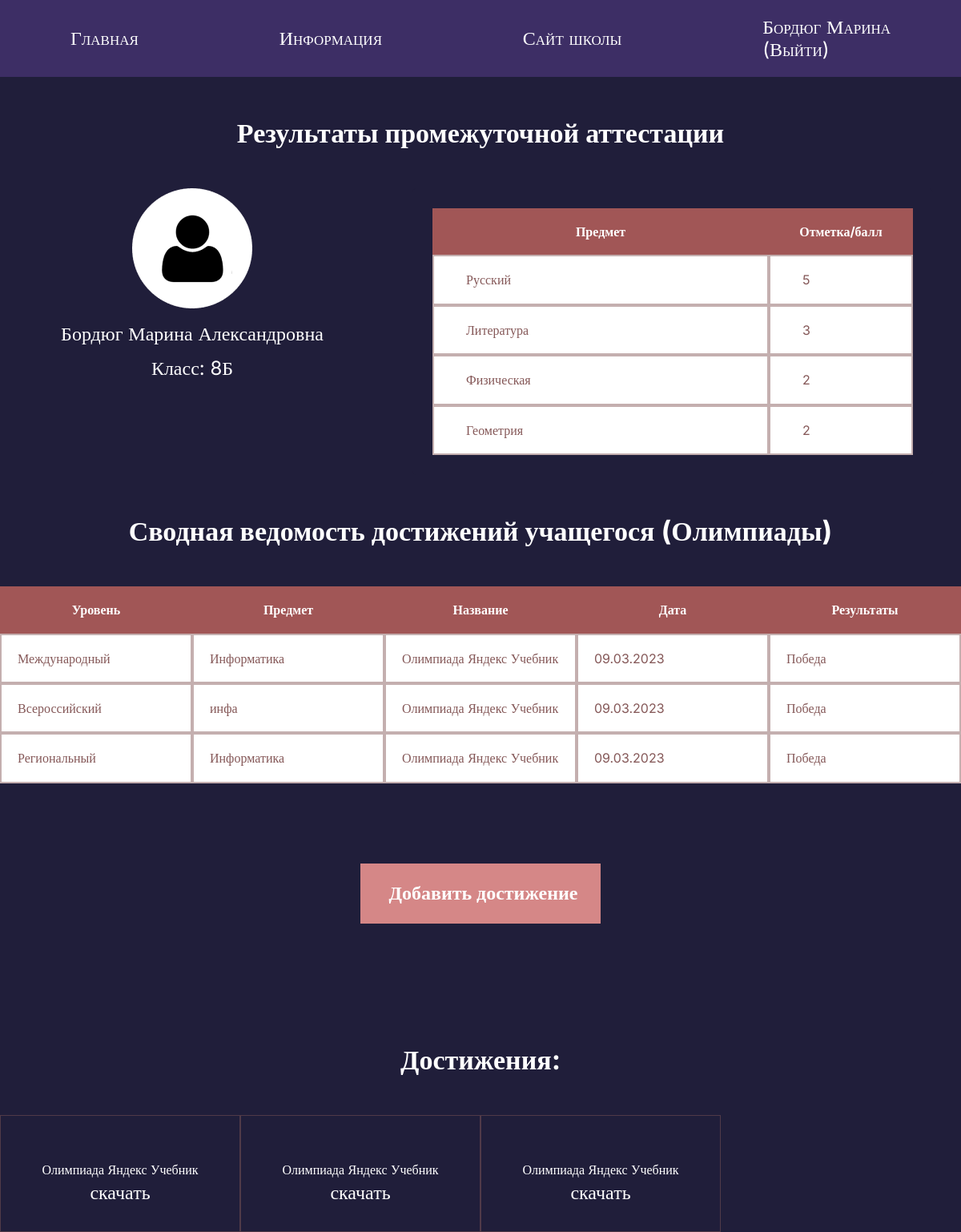
Screenshot of /profile (signed in) with the database file from the repository.
### tables this page shows
CREATE TABLE "students" (
	"student_id"	INTEGER NOT NULL,
	"name"	TEXT NOT NULL,
	"login"	TEXT NOT NULL,
	"password"	TEXT NOT NULL,
	"avatar"	BLOB,
	"birth_date"	DATE,
	"created_at"	DATETIME NOT NULL DEFAULT CURRENT_TIMESTAMP,
	"class"	TEXT NOT NULL,
	"teacher_id"	INTEGER NOT NULL,
	"old"	INTEGER NOT NULL,
	FOREIGN KEY("teacher_id") REFERENCES "teachers"("teacher_id") ON DELETE CASCADE ON UPDATE CASCADE,
	PRIMARY KEY("student_id" AUTOINCREMENT)
);

CREATE TABLE exams ( 
                    exam_id           INTEGER NOT NULL  PRIMARY KEY  AUTOINCREMENT,
                    subject           TEXT,
                    mark              INTEGER,
                    student_id        INTEGER NOT NULL,
                    created_at        DATETIME NOT NULL DEFAULT CURRENT_TIMESTAMP,
                    FOREIGN KEY ( student_id ) REFERENCES students( student_id ) ON DELETE CASCADE ON UPDATE CASCADE
 
                );

CREATE TABLE "portfolio" (
	"portfolio_id"	INTEGER NOT NULL,
	"event_name"	TEXT NOT NULL,
	"event_type"	TEXT NOT NULL,
	"student_id"	INTEGER NOT NULL,
	"created_at"	DATETIME NOT NULL DEFAULT CURRENT_TIMESTAMP,
	"event_file_uuid"	TEXT,
	"event_level"	TEXT,
	"event_result"	TEXT,
	"event_date"	TEXT,
	PRIMARY KEY("portfolio_id" AUTOINCREMENT),
	FOREIGN KEY("student_id") REFERENCES "students"("student_id") ON DELETE CASCADE ON UPDATE CASCADE
);

### main.py (the view)
@app.route("/profile")
def profile():
    student_id = session["student_id"]
    student = db.get_student_by_student_id(student_id)
    portfolio = db.get_portfolio_by_student_id(student_id)
    exams = db.get_exams_by_student_id(student_id)
    return render_template("student-profile.html", title="Student profile", student=student, port=portfolio, exams=exams)

### database.py (called while the page is built)
    def get_portfolio_by_student_id(self, student_id):
        sql = """SELECT * FROM portfolio WHERE student_id = ?"""
        self.cursor.execute(sql, (student_id,))
        return self.cursor.fetchall()

    def get_exams_by_student_id(self, student_id):
        sql = """SELECT * FROM exams WHERE student_id = ?"""
        self.cursor.execute(sql, (student_id,))
        return self.cursor.fetchall()

    def get_student_by_student_id(self, student_id):
        sql = """SELECT * FROM students WHERE student_id = ?"""
        self.cursor.execute(sql, (student_id, ))
        result = self.cursor.fetchone()
        if not result:
            return None
        return result

### templates/student-profile.html (shortened to what this page needs)
{% extends 'base.html' %}
{% block content %}
  <section class="profile-page-st">
    <div class="container">
      <h2 class="header-page">Результаты промежуточной аттестации</h2>
      <div class="student-card">
        <div class="student-info">
          <img src={{url_for('static', filename='img/avatar 1.png')}}  alt="avatar-1" class="avatar-2">
          <p class="port-text">{{ student[1] }}</p>
          <p class="port-text">Класс: {{ student[7] }}</p>
        </div>
        <form class="student-table" method="post">
          <table class="marks">
            <thead>
              <tr>
                <th>Предмет</th>
                <th>Отметка/балл</th>
              </tr>
            </thead>
            <tbody>
              {% if "teacher_id" in session %}
                {% for i in range(1, 5) %}
                  <tr>
                    {% if exams %}
                      <td>
                        <select name="exam{{i}}">
                          {% for subject in range(19) %}
                            {% if subjects[subject] == exams[i-1][1] %}
                              <option value={{subjects[subject]}} selected> {{subjects[subject]}}</option>
                            {% else %}
                              <option value={{subjects[subject]}}> {{subjects[subject]}}</option>
                            {% endif %}
                          {% endfor %}
                        </select>
                      </td>
                      <td>
                        <select name="mark{{i}}">
                          {% for mark in range(1, 6) %}
                            {% if mark == exams[i-1][2] %}
                              <option value={{mark}} selected>{{mark}}</option>
                            {% else %}
                              <option value={{mark}}>{{mark}}</option>
                            {% endif %}
                          {% endfor %}
                        </select>
                      </td>
                    {% else %}
                      <td>
                        <select name="exam{{i}}">
                          {% for subject in range(19) %}
                            {% if subject == i - 1 %}
                              <option value={{subjects[subject]}} selected> {{subjects[subject]}}</option>
                            {% else %}
                              <option value={{subjects[subject]}}> {{subjects[subject]}}</option>
                            {% endif %}
                          {% endfor %}
                        </select>
                      </td>
                      <td>
                        <select name="mark{{i}}">
                            <option disabled selected></option>
                          {% for mark in range(1, 6) %}
                            <option value={{mark}}>{{mark}}</option>
                          {% endfor %}
                        </select>
                      </td>
                    {% endif %}
                  </tr>
                {% endfor %}
                {% elif "student_id" in session %}
                  {% if exams %}
                    {% for exam in exams %}
                      <tr>
                        <td>
                          <p>{{exam[1]}}</p>
                        </td>
                        <td>
                          <p>{{exam[2]}}</p>
                        </td>
                      </tr>
                    {% endfor %}
                  {% else %}
                    <p>Предметы не выбраны</p>
                  {% endif %}
                {% endif %}
            </tbody>
          </table>
        </form>
      </div>
      {% if port %}
      <p class="header-page"><strong>Сводная ведомость достижений учащегося (Олимпиады)</strong></p>
      <div class="marks-tb">
        <table class="marks-2">
          <thead>
            <tr>
              <th class="th-2">Уровень</th>
              <th class="th-2">Предмет</th>
              <th class="th-2">Название</th>
              <th class="th-2">Дата</th>
              <th class="th-2">Результаты</th>
            </tr>
          </thead>
          <tbody>
          {% for item in port %}
            <tr>
              <td class="td-2">{{item[6]}}</td>
              <td class="td-2">{{item[2]}}</td>
              <td class="td-2">{{item[1]}}</td>
              <td class="td-2">{{item[-1]}}</td>
              <td class="td-2">{{item[-2]}}</td>
            </tr>
          {% endfor %}
          </tbody>
        </table>
      </div>
        {% if "student_id" in session %}
        <a href="/add-portfolio" type="submit" class="button-center button-add"><strong>Добавить достижение</strong></a>
        {% endif %}
      <p class="header-page"><strong>Достижения:</strong></p>
      <div class="portfolio-files">
        {% for item in port %}
        <div class="portfolio-item">
          <p class="portfolio-title">{{item[1]}}</p>
          <a href='/download/{{ item[5] }}' class="portfolio-link">скачать</a>
        </div>
        {% endfor %}
      </div>
      {% else %}
        {% if "student_id" in session %}
        <a href="/add-portfolio" type="submit" class="button-center button-add"><strong>Добавить достижение</strong></a>
        {% endif %}
      {% endif %}
    </div>
  </section>
{% endblock %}

### static/css/styles.css (style rules this page uses)
* { margin: 0; padding: 0; box-sizing: border-box; font-family: Inter; }
form { margin: 0 auto; max-width: 650px; box-shadow: 20px 20px 0px #443C5B; background-color: #FFFFFF; border-radius: 5px; padding: 25px; }
.container { max-width: 1200px; margin: 0 auto; }
a { text-decoration: none; color: white; font-family: Inter; font-size: 24px; }
thead { display: flex; }
tr { width: 100%; display: flex; align-items: stretch; }
.student th:first-child, td:first-child { width: 60%; }
.student th:last-child, td:last-child { width: 25%; }
th:first-child, td:first-child { width: 70%; }
th:last-child, td:last-child { width: 30%; }
.button-add { width: 300px; height: 75px; padding: 20px 0 20px 7px; margin: 100px 0px 100px 0px; background-color: #D58787; border: 3px solid #D58787; color: white; text-align: center; text-decoration: none; display: inline-block; transition: all ease 0.3s; cursor: pointer; }
table { border-collapse: collapse; }
th, td { border: 2px solid #8558587a; padding: 20px 20px; text-align: left; color: #855858; }
th { background-color: #A15656; color: #FFFFFF; border: none; text-align: center; }
.port-text { color: #FFFFFF; font-family: Inter; font-size: 24px; margin-top: 15px; }
.header-page { color: #FFFFFF; font-size: 34px; text-align: center; padding: 50px 0; }
.marks { background-color: #FFFFFF; width: 100%; }
.marks-tb { max-width: 100%; }
.marks-2 { background-color: #FFFFFF; width: 100%; }
.profile-page-st { min-height: 88vh; width: 100%; background-color: #201E3A; }
.th-2:first-child, .td-2:first-child, .th-2:nth-child(2), .td-2:nth-child(2), .th-2:nth-child(3), .td-2:nth-child(3), .th-2:nth-child(4), .td-2:nth-child(4), .th-2:nth-child(5), .td-2:nth-child(5) { width: 20%; }
.student-card { display: flex; justify-content: space-between; }
.student-info { width: 40%; text-align: center; }
.student-table { width: 60%; border: none; box-shadow: none; background-color: #201E3A; text-align: center; }
.student-table td { padding: 0; }
.student-table p { padding: 20px 0px 20px 40px; }
.portfolio-files { display: flex; flex-wrap: wrap; }
.portfolio-item { width: 25%; padding: 35px; border: 1px solid #8558587a; text-align: center; }
.portfolio-title { color: #FFFFFF; padding: 5px 0 5px 0; }
.button-center { margin-left: 450px; }

### rows the page displays
students: name "Бордюг Марина Александровна", class "8Б"
exams: subject "Русский", mark "5"
exams: subject "Литература", mark "3"
exams: subject "Физическая", mark "2"
exams: subject "Геометрия", mark "2"
portfolio: event_level "Международный", event_type "Информатика", event_name "Олимпиада Яндекс Учебник", event_date "09.03.2023", event_result "Победа"
portfolio: event_level "Всероссийский", event_type "инфа", event_name "Олимпиада Яндекс Учебник", event_date "09.03.2023", event_result "Победа"
portfolio: event_level "Региональный", event_type "Информатика", event_name "Олимпиада Яндекс Учебник", event_date "09.03.2023", event_result "Победа"

### other values shown
{{ (session["login"])[ :session["login"].rfind(" ")] }} "Бордюг Марина"
